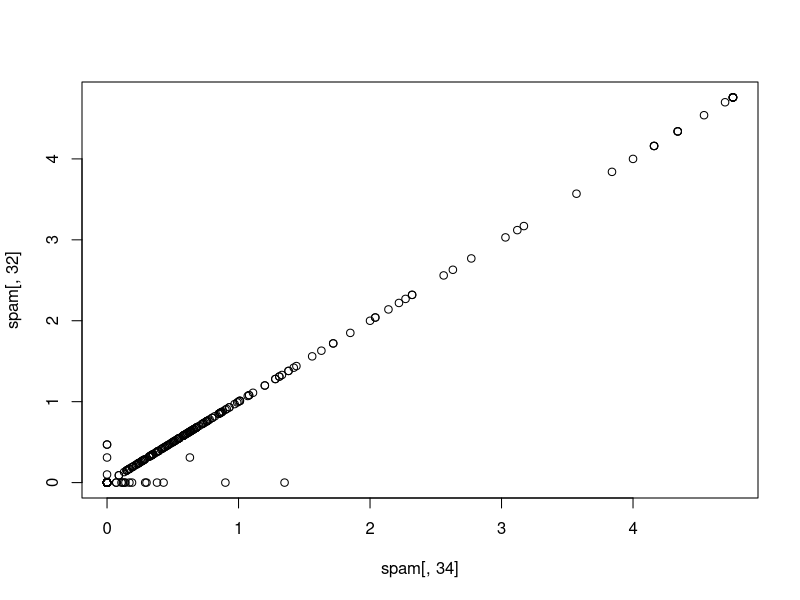
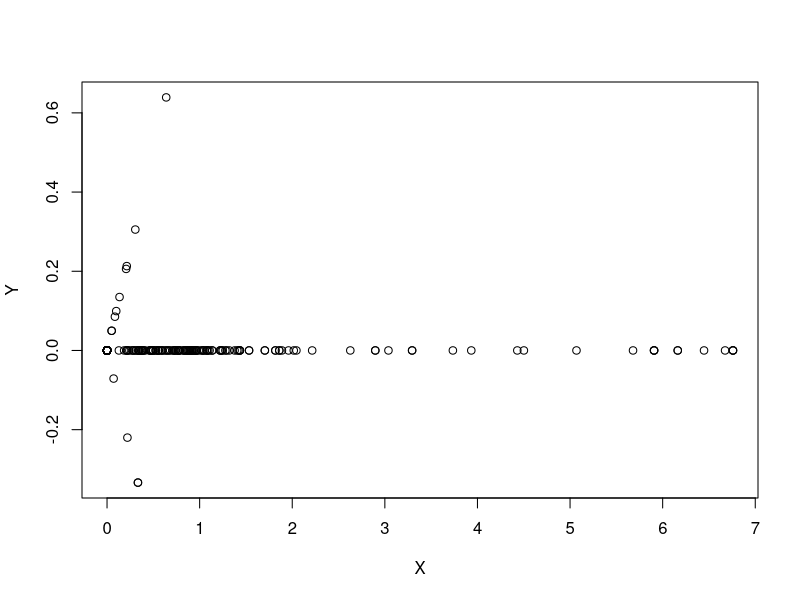
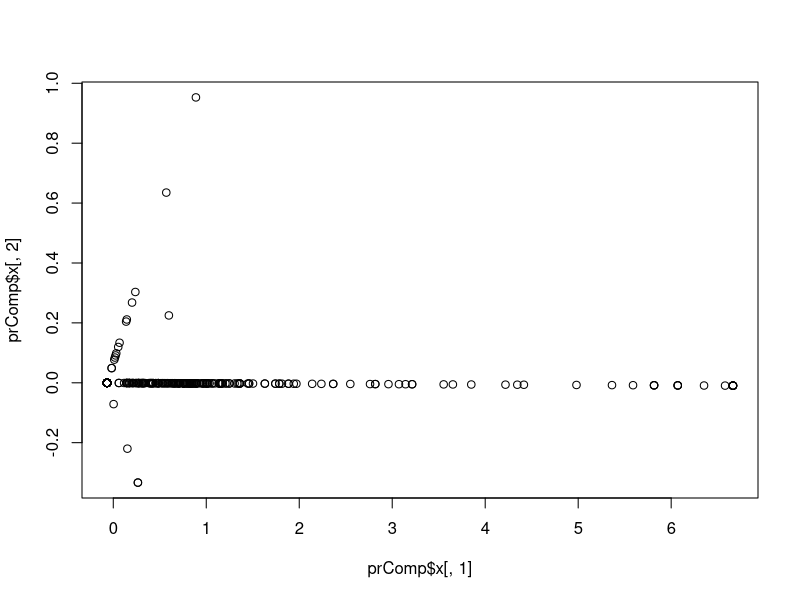
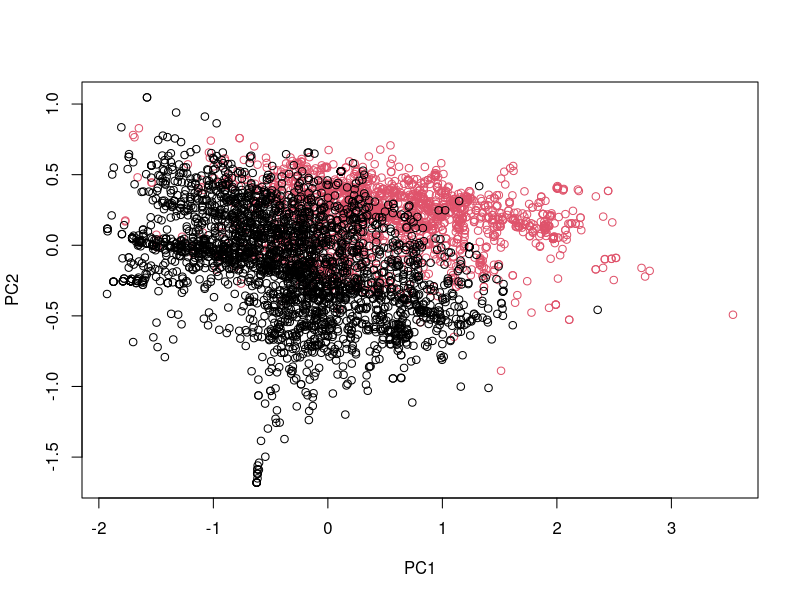
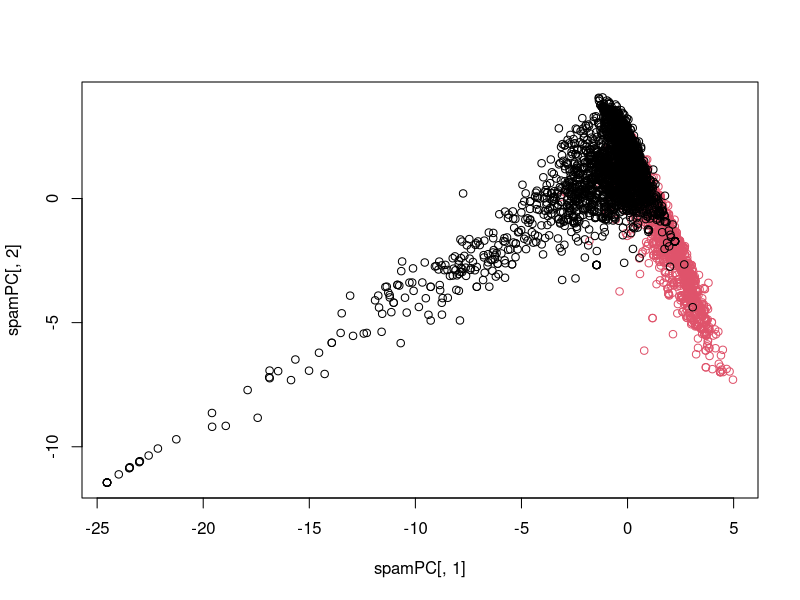

Source code (R) for these figures, in order: (Note: this script raises an error after producing the figures.)
# When having many variables that may be correlated with each others it may not be necessary to include them all in the model, instead include a summary that catch most of their characteristics.

# 2. Correlated predictors
library(caret)
library(kernlab)
data(spam)

inTrain <- createDataPartition(y=spam$type, p=0.75, list=FALSE)
training <- spam[inTrain, ]
testing <- spam[-inTrain, ]

# Looking for highly related or similar predictors by calculating the correclation between the predictor variables (except the outcome) and taking the absolute value
M <- abs(cor(training[,-58]))

# each variable has a correlation of 1 with each self, so remove diagonal
diag(M) <- 0

# which variables have high correlation between them
which(M > 0.8, arr.ind=T)

# what is the name of the resulting correlated variables
names(spam)[c(34, 32)]

# plot both variables
plot(spam[, 34], spam[, 32])

# PCA helps in case we don't need every predictor by replacing the redundant ones with a weighted combination that capture most of the information while reducing noise.

# 5. a combination we can do is rotating the plot
X <- 0.71 * training$num415 + 0.71 * training$num857
Y <- 0.71 * training$num415 - 0.71 * training$num857
plot(X, Y)

# 6. Genrally, this is about data compression
# 7. SVD: X = UDV^t and PCA
# 8. Principal components in R - prcomp
smallSpam <- spam[, c(34, 32)]
prComp <- prcomp(smallSpam)
plot(prComp$x[, 1], prComp$x[, 2])
prComp$rotation

# 10. Trying PCA on SPAM data
typeColor <- ((spam$type=="spam") * 1 + 1)
prComp <- prcomp(log10(spam[,-58]+1))
# first component capture more information on data than the second one
plot(prComp$x[,1], prComp$x[,2], col=typeColor, xlab="PC1", ylab="PC2")

# 11. PCA with caret, give method 'pca' and number of components to the pre processing function
preProc <- preProcess(log10(spam[, -58]+1), method="pca", pcaComp=2)
spamPC <- predict(preProc, log10(spam[, -58]+1))
plot(spamPC[, 1], spamPC[, 2], col=typeColor)

# 12. Preprocessing with PCA
preProc <- preProcess(log10(training[, -58]+1), method="pca", pcaComp=2)
# create training prediction 
trainPC <- predict(preProc, log10(training[, -58]+1))
# relate the trainng variable 'training$type' to the principal components 'trainPC'
# the ~ separates the outcome from the predictors, use + when ther is multiple variables
modelFit <- train(training$type ~ ., method="glm", data=trainPC)

# 13. Preprocessing with PCA
# Use the same components for the test set by passing the 'preProc' variable
testPC <- predict(preProc, log10(testing[, -58]+1))
# use the confusion matrix to get the accuracy
confusionMatrix(testing$type, predict(modelFit, testPC))

# 15. Fianl thoughts on PCs
# PCA are useful for linear-type models, they makes it harder to interpret predictors. To avoid outliers, first transform (with log/box cox) and plot predictors to identify problems.
